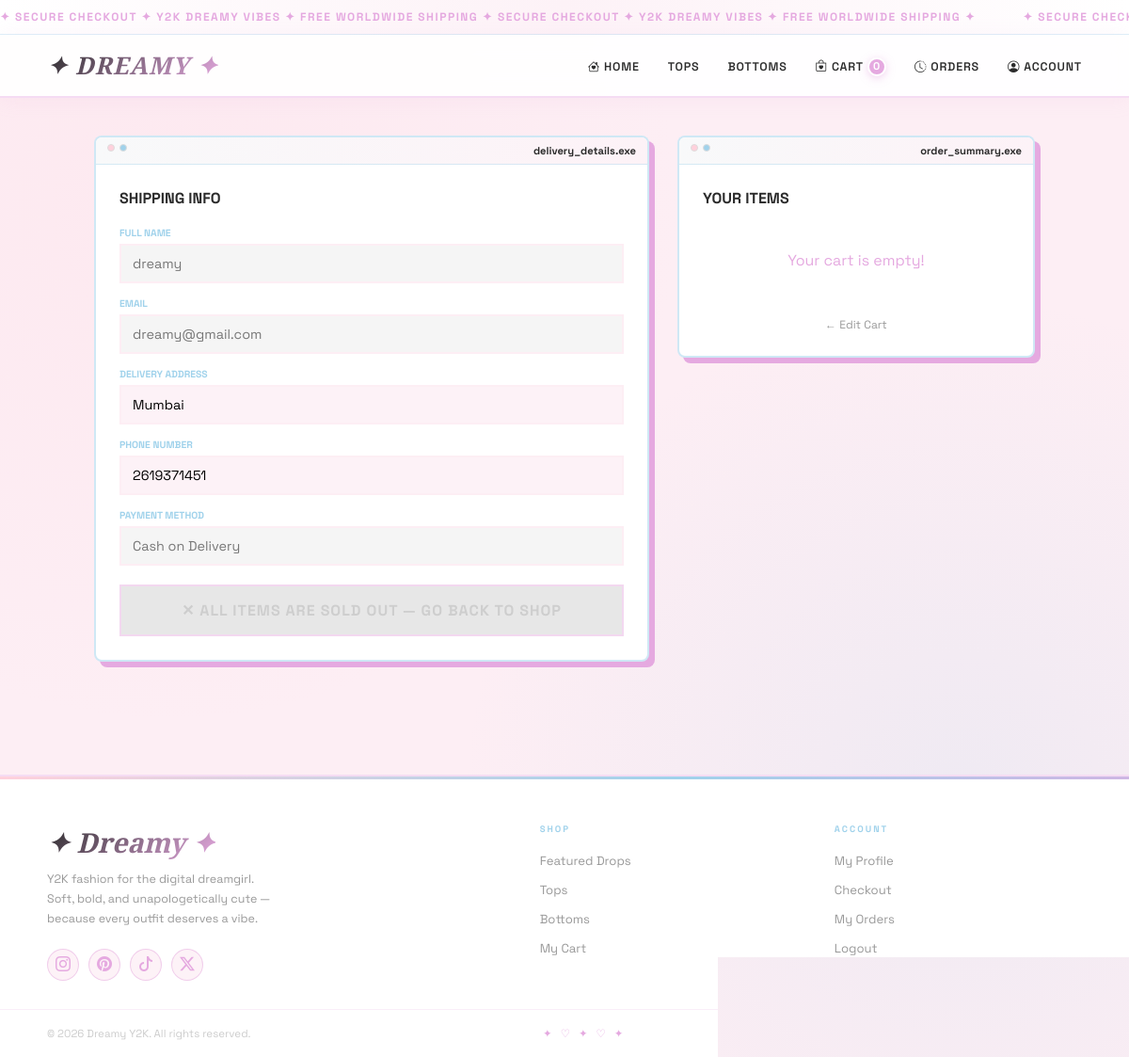
The app's page /checkout.php (signed in) with its own data.
### tables this page shows
CREATE TABLE `users` (
  `user_id` int(11) NOT NULL,
  `username` varchar(50) NOT NULL,
  `email` varchar(100) NOT NULL,
  `password` varchar(255) NOT NULL,
  `phone_no` varchar(20) DEFAULT NULL,
  `address` varchar(255) DEFAULT NULL
);

### checkout.php (the view, shortened to what this page needs)
<?php
include('db_config.php');
$user_id = intval($_SESSION['user_id']);
$user_query = "SELECT * FROM users WHERE user_id = $user_id";
$user_result = mysqli_query($conn, $user_query);
$user = mysqli_fetch_assoc($user_result);
$items = [];
$order_placed = false;
?>
<!DOCTYPE html>
<html lang="en">
<head>
    <link rel="stylesheet" href="global.css">
    <link rel="stylesheet" href="https://cdn.jsdelivr.net/npm/bootstrap-icons@1.11.3/font/bootstrap-icons.min.css">
    <link rel="stylesheet" href="cart.css?v=<?php echo time(); ?>">
</head>
<body>
<div class="marquee">
    <div class="marquee-content">
        <span>✦ SECURE CHECKOUT ✦ Y2K DREAMY VIBES ✦ FREE WORLDWIDE SHIPPING ✦ SECURE CHECKOUT ✦ Y2K DREAMY VIBES ✦ FREE WORLDWIDE SHIPPING ✦</span>
        <span>✦ SECURE CHECKOUT ✦ Y2K DREAMY VIBES ✦ FREE WORLDWIDE SHIPPING ✦ SECURE CHECKOUT ✦ Y2K DREAMY VIBES ✦ FREE WORLDWIDE SHIPPING ✦</span>
    </div>
</div>
<nav class="navbar">
    <div class="logo">✦ DREAMY ✦</div>
        <ul class="nav-links">
            <li><a href="home.php" ><i class="bi bi-house-heart"></i> Home</a></li>
            <li><a href="tops.php" >Tops</a></li>
            <li><a href="bottoms.php" >Bottoms</a></li>
            <li><a href="cart.php" class="cart-badge"><i class="bi bi-bag-heart"></i> Cart<span class="cart-badge-count" id="cartCount">0</span></a></li>
            <li><a href="orders.php" ><i class="bi bi-clock-history"></i> Orders</a></li>
            <li class="account-btn"><a href="account.php" ><i class="bi bi-person-circle"></i> Account</a></li>
        </ul>
</nav>
<?php if ($order_placed): ?>
<div style="max-width:600px; margin:60px auto; padding:0 20px;">
    <div class="checkout-section">
        <div class="window-header">
            <div class="dots"><span class="dot pink"></span><span class="dot blue"></span></div>
            <span>order_confirmed.exe</span>
        </div>
        <div class="success-window">
            <div class="success-icon">✦</div>
            <div class="success-title">Order Placed!</div>
            <div class="success-sub">Thank you, <?php echo htmlspecialchars($user['username']); ?>!<br>Your dreamy haul is on its way ✨</div>
            <a href="home.php" class="back-shop-btn">CONTINUE SHOPPING</a>
        </div>
<?php else: ?>
<div class="checkout-layout">
    <div>
        <div class="checkout-section">
            <div class="window-header">
                <div class="dots"><span class="dot pink"></span><span class="dot blue"></span></div>
                <span>delivery_details.exe</span>
            </div>
            <div class="checkout-body">
                <h2 style="margin-bottom:20px; text-transform:uppercase; font-size:1rem;">Shipping Info</h2>
                <form method="POST" action="checkout.php">
                    <div class="form-group">
                        <label>Full Name</label>
                        <input type="text" value="<?php echo htmlspecialchars($user['username']); ?>" class="prefilled" readonly>
                    </div>
                    <div class="form-group">
                        <label>Email</label>
                        <input type="email" value="<?php echo htmlspecialchars($user['email']); ?>" class="prefilled" readonly>
                    </div>
                    <div class="form-group">
                        <label>Delivery Address</label>
                        <input type="text" name="address" value="<?php echo htmlspecialchars($user['address'] ?? ''); ?>" placeholder="Enter your full delivery address" required>
                    </div>
                    <div class="form-group">
                        <label>Phone Number</label>
                        <input type="text" name="phone" value="<?php echo htmlspecialchars($user['phone_no'] ?? ''); ?>" placeholder="Enter your phone number" required>
                    </div>
                    <div class="form-group">
                        <label>Payment Method</label>
                        <input type="text" value="Cash on Delivery" class="prefilled" readonly>
                    </div>
                    <?php
                    $purchasable_count = count(array_filter($items, fn($i) => !$i['is_out_of_stock']));
                    if ($purchasable_count > 0): ?>
                    <button type="submit" name="place_order" class="place-order-btn">
                        ✦ CONFIRM ORDER (<?php echo $purchasable_count; ?> item<?php echo $purchasable_count > 1 ? 's' : ''; ?>) ✦
                    </button>
                    <?php else: ?>
                    <button type="button" class="place-order-btn" disabled style="opacity:0.45;cursor:not-allowed;background:#ccc;">
                        ✕ All items are sold out — go back to shop
                    </button>
                    <?php endif; ?>
                </form>
            </div>
        </div>
    </div>
    <div>
        <div class="checkout-section">
            <div class="window-header">
                <div class="dots"><span class="dot pink"></span><span class="dot blue"></span></div>
                <span>order_summary.exe</span>
            </div>
            <div class="checkout-body">
                <h2 style="margin-bottom:15px; text-transform:uppercase; font-size:1rem;">Your Items</h2>
                <?php if (empty($items)): ?>
                    <p style="color:#E5A9E0; text-align:center; padding:30px 0;">Your cart is empty!</p>
                <?php endif; ?>
                <a href="cart.php" style="display:block; text-align:center; margin-top:20px; font-size:0.75rem; color:#999; text-decoration:underline;">← Edit Cart</a>
            </div>
        </div>
    </div>
</div>
<?php endif; ?>
    <footer class="dreamy-footer">
        <div class="footer-inner">
            <div class="footer-brand">
                <div class="footer-logo">✦ Dreamy ✦</div>
                <p class="footer-tagline">Y2K fashion for the digital dreamgirl. Soft, bold, and unapologetically cute — because every outfit deserves a vibe.</p>
                <div class="footer-social">
                    <a href="#" title="Instagram"><i class="bi bi-instagram"></i></a>
                    <a href="#" title="Pinterest"><i class="bi bi-pinterest"></i></a>
                    <a href="#" title="TikTok"><i class="bi bi-tiktok"></i></a>
                    <a href="#" title="Twitter"><i class="bi bi-twitter-x"></i></a>
                </div>
            </div>
            <div class="footer-col">
                <h4>Shop</h4>
                <ul>
                    <li><a href="home.php">Featured Drops</a></li>
                    <li><a href="tops.php">Tops</a></li>
                    <li><a href="bottoms.php">Bottoms</a></li>
                    <li><a href="cart.php">My Cart</a></li>
                </ul>
            </div>
            <div class="footer-col">
                <h4>Account</h4>
                <ul>
                    <li><a href="account.php">My Profile</a></li>
                    <li><a href="checkout.php">Checkout</a></li>
                    <li><a href="orders.php">My Orders</a></li>
                    <li><a href="account.php?action=logout">Logout</a></li>
                </ul>
            </div>
        </div>
        <div class="footer-bottom">
            <p>© 2026 Dreamy Y2K. All rights reserved.</p>
            <span class="footer-hearts">✦ ♡ ✦ ♡ ✦</span>
            <p>Made with ♡ for the dreamgirls</p>
        </div>
    </footer>
</body>
</html>

### global.css (style rules this page uses)
:root { --pink: #FFD1DC; --pink-dark: #E5A9E0; --blue: #A0D2EB; --blue-dark: #7bbbd8; --bg: #FDEEF4; --white: #ffffff; --text: #2B2B2B; --muted: #999; --shadow-pink: 6px 6px 0 #E5A9E0; --shadow-blue: 6px 6px 0 #A0D2EB; }
html { scroll-behavior: smooth; }
body { background-color: var(--bg); background-image: radial-gradient(circle at 15% 20%, rgba(255,209,220,0.18) 0%, transparent 40%), radial-gradient(circle at 85% 75%, rgba(160,210,235,0.15) 0%, transparent 40%); background-attachment: fixed; }
.navbar { backdrop-filter: blur(12px); background: rgba(255,255,255,0.92) !important; border-bottom: 2px solid rgba(229,169,224,0.4) !important; box-shadow: 0 2px 20px rgba(229,169,224,0.12); }
.logo { font-family: 'Playfair Display', serif !important; font-style: italic; font-size: 1.6rem !important; background: linear-gradient(135deg, #2B2B2B 0%, #E5A9E0 100%); -webkit-background-clip: text; -webkit-text-fill-color: transparent; background-clip: text; letter-spacing: 1px; }
.nav-links a { font-size: 0.78rem !important; letter-spacing: 0.8px; text-transform: uppercase; font-weight: 600 !important; position: relative; }
.nav-links a::after { content: ''; position: absolute; bottom: -3px; left: 0; width: 0; height: 2px; background: var(--blue); transition: width 0.3s ease; }
.marquee { background: linear-gradient(90deg, #fff 0%, #fdf2f7 50%, #fff 100%) !important; border-bottom: 1px solid rgba(160,210,235,0.35) !important; }
.marquee-content span { font-size: 0.75rem !important; letter-spacing: 1.5px; color: var(--pink-dark) !important; }
.window-header { background: linear-gradient(90deg, #f8f9fa, #fdf2f7) !important; border-bottom: 1.5px solid rgba(160,210,235,0.4) !important; padding: 7px 12px !important; }
.dreamy-footer { margin-top: 80px; background: white; border-top: 2px solid rgba(229,169,224,0.4); position: relative; overflow: hidden; }
.dreamy-footer::before { content: ''; position: absolute; top: 0; left: 0; right: 0; height: 3px; background: linear-gradient(90deg, var(--pink) 0%, var(--blue) 30%, var(--pink-dark) 60%, var(--blue) 100%); background-size: 200% 100%; animation: footerGlow 4s linear infinite; }
.footer-inner { max-width: 1200px; margin: 0 auto; padding: 50px 50px 30px; display: grid; grid-template-columns: 1.8fr 1fr 1fr; gap: 50px; }
.footer-brand .footer-logo { font-family: 'Playfair Display', serif; font-style: italic; font-size: 1.8rem; font-weight: 700; background: linear-gradient(135deg, #2B2B2B 0%, #E5A9E0 100%); -webkit-background-clip: text; -webkit-text-fill-color: transparent; background-clip: text; margin-bottom: 10px; display: inline-block; }
.footer-brand .footer-tagline { font-size: 0.78rem; color: var(--muted); line-height: 1.7; max-width: 240px; margin-bottom: 20px; }
.footer-social { display: flex; gap: 10px; }
.footer-social a { width: 34px; height: 34px; border: 1.5px solid rgba(229,169,224,0.5); background: #fdf2f7; display: flex; align-items: center; justify-content: center; font-size: 1rem; text-decoration: none !important; color: var(--pink-dark) !important; border-radius: 50%; transition: all 0.2s; -webkit-text-fill-color: var(--pink-dark); }
.footer-col h4 { font-size: 0.6rem; font-weight: 700; text-transform: uppercase; letter-spacing: 2px; color: var(--blue); margin-bottom: 16px; }
.footer-col ul { list-style: none; padding: 0; margin: 0; }
.footer-col ul li { margin-bottom: 10px; }
.footer-col ul li a { font-size: 0.82rem; color: var(--muted) !important; text-decoration: none !important; transition: color 0.2s; position: relative; }
.footer-bottom { max-width: 1200px; margin: 0 auto; padding: 18px 50px; border-top: 1px solid rgba(229,169,224,0.2); display: flex; justify-content: space-between; align-items: center; flex-wrap: wrap; gap: 10px; }
.footer-bottom p { font-size: 0.72rem; color: #ccc; }
.footer-bottom .footer-hearts { font-size: 0.72rem; color: var(--pink-dark); letter-spacing: 3px; }
.panel, .checkout-section { border-radius: 8px !important; border-color: rgba(160,210,235,0.5) !important; }
.cart-badge { position: relative; display: inline-flex; align-items: center; gap: 4px; }
.cart-badge-count { display: inline-flex; align-items: center; justify-content: center; background: #E5A9E0; color: white; border: 2px solid white; border-radius: 50%; min-width: 20px; height: 20px; padding: 0 3px; font-weight: 900; font-size: 0.7rem; box-shadow: 0 2px 8px rgba(229, 169, 224, 0.5); line-height: 1; vertical-align: middle; }

### records on screen
users: username "dreamy", email "dreamy@gmail.com", address "Mumbai", phone "2619371451"
